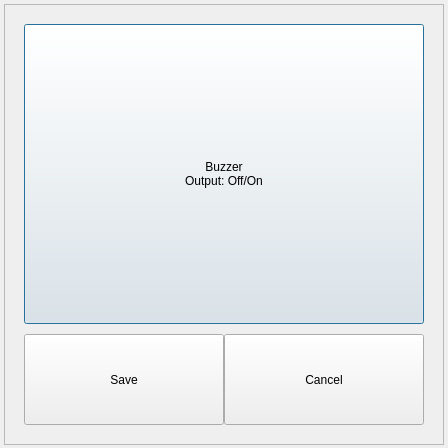
<?xml version="1.0" encoding="UTF-8"?>
<ui version="4.0">
 <class>BuzzerDialog</class>
 <widget class="QDialog" name="BuzzerDialog">
  <property name="geometry">
   <rect>
    <x>0</x>
    <y>0</y>
    <width>448</width>
    <height>448</height>
   </rect>
  </property>
  <property name="windowTitle">
   <string>BUZZER PROPERTY</string>
  </property>
  <widget class="QFrame" name="frame">
   <property name="geometry">
    <rect>
     <x>4</x>
     <y>4</y>
     <width>440</width>
     <height>441</height>
    </rect>
   </property>
   <property name="frameShape">
    <enum>QFrame::StyledPanel</enum>
   </property>
   <property name="frameShadow">
    <enum>QFrame::Raised</enum>
   </property>
   <widget class="QPushButton" name="buttonBuzzer">
    <property name="enabled">
     <bool>true</bool>
    </property>
    <property name="geometry">
     <rect>
      <x>20</x>
      <y>20</y>
      <width>400</width>
      <height>300</height>
     </rect>
    </property>
    <property name="minimumSize">
     <size>
      <width>400</width>
      <height>300</height>
     </size>
    </property>
    <property name="maximumSize">
     <size>
      <width>400</width>
      <height>250</height>
     </size>
    </property>
    <property name="text">
     <string>Buzzer
Output: Off/On</string>
    </property>
   </widget>
   <widget class="QPushButton" name="pushButtonSave">
    <property name="geometry">
     <rect>
      <x>20</x>
      <y>330</y>
      <width>200</width>
      <height>91</height>
     </rect>
    </property>
    <property name="text">
     <string>Save</string>
    </property>
   </widget>
   <widget class="QPushButton" name="pushButtonClose">
    <property name="geometry">
     <rect>
      <x>220</x>
      <y>330</y>
      <width>200</width>
      <height>91</height>
     </rect>
    </property>
    <property name="text">
     <string>Cancel</string>
    </property>
   </widget>
  </widget>
 </widget>
 <layoutdefault spacing="6" margin="11"/>
 <resources/>
 <connections/>
</ui>
